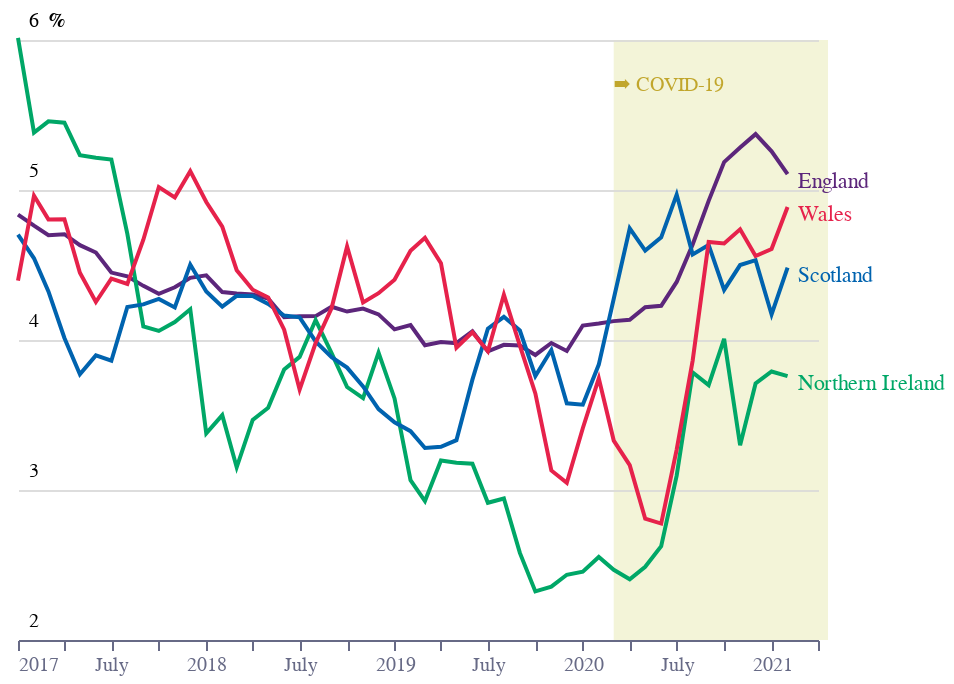

Source (notebook cell):
### Code cell
base = alt.Chart(f4).encode(
    x=alt.X(
        "date:T",
        title="",
        axis=alt.Axis(
            grid=False,
            labelColor=colors["eco-gray"],
            titleColor=colors["eco-gray"],
            tickColor=colors["eco-gray"],
            domainColor=colors["eco-gray"],
        ),
    ),
    y=alt.Y(
        "value:Q",
        title="",
        axis=alt.Axis(
            title="%",
            domain=False,
            ticks=False,
            labelAlign="left",
            labelBaseline="middle",
            labelPadding=-5,
            labelOffset=-10,
            titleX=15,
            titleY=-5,
            titleAngle=0,
            titleFontSize=10,
            titleAlign="left",
            tickCount=5,
            format=".0f",
        ),
        scale=alt.Scale(domain=[2, 6]),
    ),
    color=alt.Color(
        "region:N",
        scale=alt.Scale(
            range=[
                colors["eco-purple"],
                colors["eco-green"],
                colors["eco-mid-blue"],
                colors["eco-pink"],
            ]
        ),
        legend=None,
    ),
)
line = base.mark_line()
text = (
    base.mark_text(align="left", xOffset=5, yOffset=4).encode(text="region:N")
).transform_filter("datum.date>toDate('2021-01-08')")
rect = (
    alt.Chart(dr2)
    .mark_rect(blend="darken", x2Offset=5)
    .encode(
        x=alt.X("start:T"),
        x2="q4:T",
        color=alt.Color("color:N", scale=None),
    )
)
label6 = (
    alt.Chart(
        pd.DataFrame([{"x": "2020-03-01", "y": 5.7, "t": "➡ COVID-19", "c": "#c1a62c"}])
    )
    .mark_text(xOffset=0, align="left", angle=0, size=10, baseline="middle")
    .encode(text="t", x="x:T", y="y:Q", color=alt.Color("c:N", scale=None))
)
layer = (
    (rect + line + label6 + text)
    .configure_view(stroke=None)
    .properties(title="")
    .properties(height=300, width=400)
)
layer.save("visualisation/" + f + ".json")
layer

### Figure 1 — Vega-Lite specification as saved in the notebook (floating-point values rounded to 4 significant figures; data arrays with more than 128 entries replaced by an {"elided": "..."} marker saying what was removed)
{"config": {"view": {"continuousWidth": 400, "continuousHeight": 300, "stroke": null}}, "layer": [{"data": {"name": "data-c6ab937c1a81316f094256ce1a0cf04b"}, "mark": {"type": "rect", "blend": "darken", "x2Offset": 5}, "encoding": {"color": {"type": "nominal", "field": "color", "scale": null}, "x": {"type": "temporal", "field": "start"}, "x2": {"field": "q4"}}}, {"data": {"name": "data-009b354922e14c048bba736b24ad6528"}, "mark": "line", "encoding": {"color": {"type": "nominal", "field": "region", "legend": null, "scale": {"range": ["#5C267B", "#00A767", "#0063AF", "#E6224B"]}}, "x": {"type": "temporal", "axis": {"domainColor": "#676A86", "grid": false, "labelColor": "#676A86", "tickColor": "#676A86", "titleColor": "#676A86"}, "field": "date", "title": ""}, "y": {"type": "quantitative", "axis": {"domain": false, "format": ".0f", "labelAlign": "left", "labelBaseline": "middle", "labelOffset": -10, "labelPadding": -5, "tickCount": 5, "ticks": false, "title": "%", "titleAlign": "left", "titleAngle": 0, "titleFontSize": 10, "titleX": 15, "titleY": -5}, "field": "value", "scale": {"domain": [2, 6]}, "title": ""}}}, {"data": {"name": "data-8a9cc53e45b862bada122d56eb75fb05"}, "mark": {"type": "text", "align": "left", "angle": 0, "baseline": "middle", "size": 10, "xOffset": 0}, "encoding": {"color": {"type": "nominal", "field": "c", "scale": null}, "text": {"type": "nominal", "field": "t"}, "x": {"type": "temporal", "field": "x"}, "y": {"type": "quantitative", "field": "y"}}}, {"data": {"name": "data-009b354922e14c048bba736b24ad6528"}, "mark": {"type": "text", "align": "left", "xOffset": 5, "yOffset": 4}, "encoding": {"color": {"type": "nominal", "field": "region", "legend": null, "scale": {"range": ["#5C267B", "#00A767", "#0063AF", "#E6224B"]}}, "text": {"type": "nominal", "field": "region"}, "x": {"type": "temporal", "axis": {"domainColor": "#676A86", "grid": false, "labelColor": "#676A86", "tickColor": "#676A86", "titleColor": "#676A86"}, "field": "date", "title": ""}, "y": {"type": "quantitative", "axis": {"domain": false, "format": ".0f", "labelAlign": "left", "labelBaseline": "middle", "labelOffset": -10, "labelPadding": -5, "tickCount": 5, "ticks": false, "title": "%", "titleAlign": "left", "titleAngle": 0, "titleFontSize": 10, "titleX": 15, "titleY": -5}, "field": "value", "scale": {"domain": [2, 6]}, "title": ""}}, "transform": [{"filter": "datum.date>toDate('2021-01-08')"}]}], "height": 300, "title": "", "width": 400, "$schema": "https://vega.github.io/schema/vega-lite/v4.8.1.json", "datasets": {"data-c6ab937c1a81316f094256ce1a0cf04b": [{"start": "2020-03-01", "q3": "2020-09-01", "q4": "2021-04-01", "event": "covid", "color": "#F3F4D8"}], "data-009b354922e14c048bba736b24ad6528": {"elided": "200 records"}, "data-8a9cc53e45b862bada122d56eb75fb05": [{"x": "2020-03-01", "y": 5.7, "t": "➡ COVID-19", "c": "#c1a62c"}]}}
